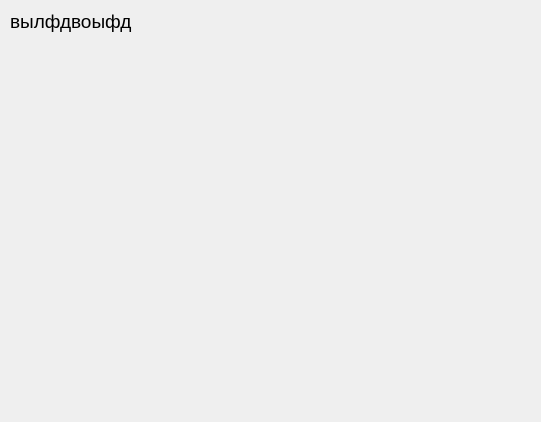
<?xml version="1.0" encoding="UTF-8"?>
<ui version="4.0">
 <class>Form</class>
 <widget class="QWidget" name="Form">
  <property name="geometry">
   <rect>
    <x>0</x>
    <y>0</y>
    <width>541</width>
    <height>422</height>
   </rect>
  </property>
  <property name="windowTitle">
   <string>О разработчиках</string>
  </property>
  <widget class="QLabel" name="label">
   <property name="geometry">
    <rect>
     <x>10</x>
     <y>10</y>
     <width>511</width>
     <height>391</height>
    </rect>
   </property>
   <property name="font">
    <font>
     <pointsize>14</pointsize>
    </font>
   </property>
   <property name="text">
    <string>вылфдвоыфд</string>
   </property>
   <property name="alignment">
    <set>Qt::AlignLeading|Qt::AlignLeft|Qt::AlignTop</set>
   </property>
  </widget>
 </widget>
 <resources/>
 <connections/>
</ui>
